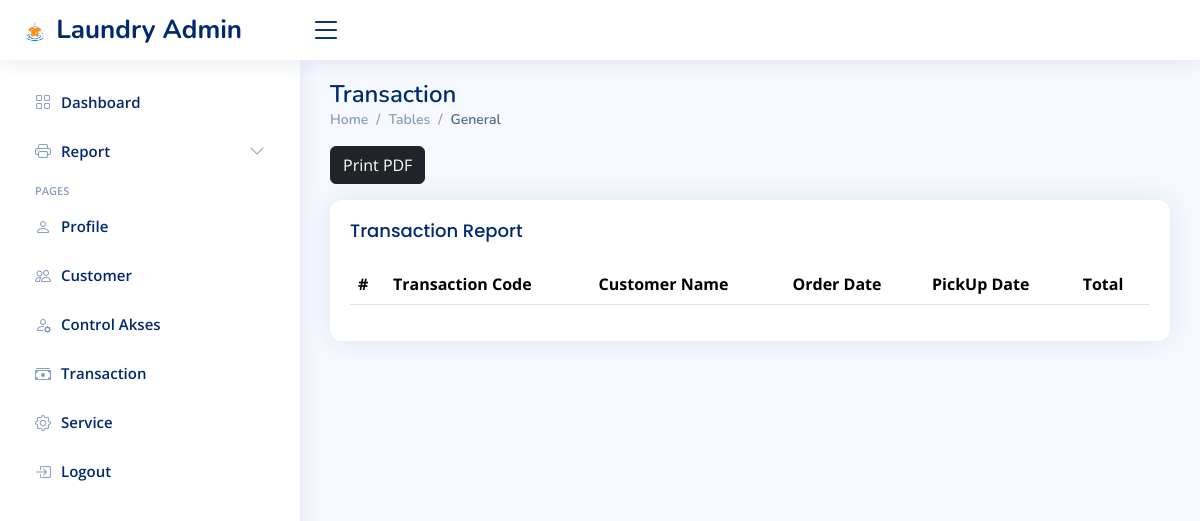
Before: /dashboard.php?page=transaction_report (signed in) with the older database file.
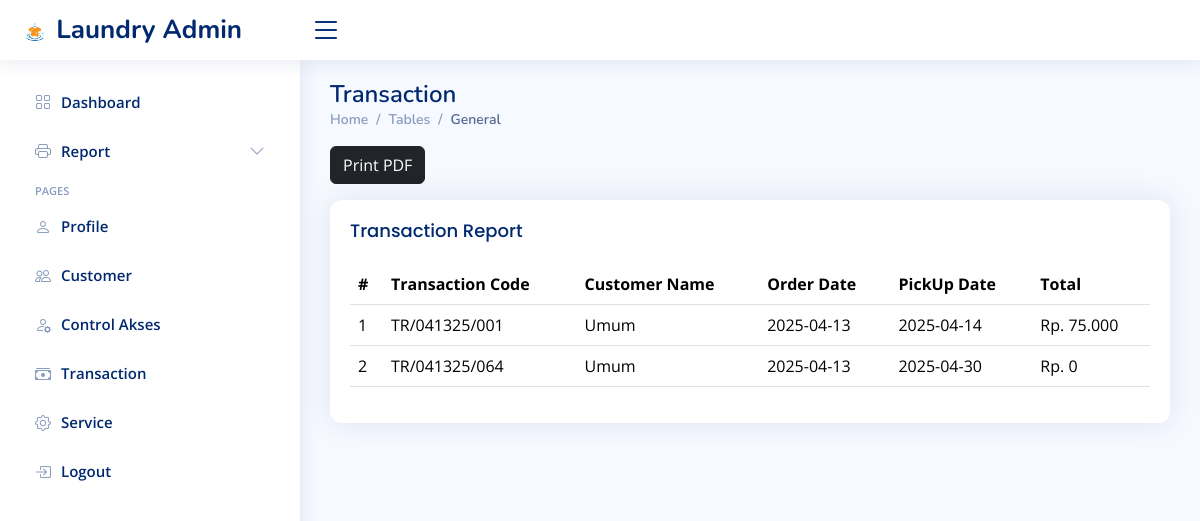
After: the same page with the newer database file.
### tables this page shows
CREATE TABLE `order` (
  `id` int(11) NOT NULL,
  `id_customer` int(11) NOT NULL,
  `trans_code` varchar(50) NOT NULL,
  `order_date` date NOT NULL,
  `order_end_date` date NOT NULL,
  `order_status` tinyint(1) NOT NULL,
  `created_at` timestamp NOT NULL DEFAULT current_timestamp() ON UPDATE current_timestamp(),
  `updated_at` timestamp NULL DEFAULT NULL,
  `deleted_at` datetime NOT NULL,
  `order_pay` int(11) NOT NULL,
  `order_change` int(11) NOT NULL,
  `total` int(11) NOT NULL
);

CREATE TABLE `customer` (
  `id` int(11) NOT NULL,
  `customer_name` varchar(50) NOT NULL,
  `phone` varchar(13) NOT NULL,
  `address` text NOT NULL,
  `created_at` timestamp NOT NULL DEFAULT current_timestamp() ON UPDATE current_timestamp(),
  `updated_at` timestamp NULL DEFAULT NULL,
  `deleted_at` datetime NOT NULL
);

### content/transaction_report.php (the view, shortened to what this page needs)
<div class="pagetitle">
    <h1>Transaction</h1>
    <nav>
        <ol class="breadcrumb">
            <li class="breadcrumb-item"><a href="index.html">Home</a></li>
            <li class="breadcrumb-item">Tables</li>
            <li class="breadcrumb-item active">General</li>
        </ol>
    </nav>
</div>
<a href="/Point-Of-Sale_Laundry/content/cetak_laporan.php" target="_blank" class="btn btn-dark mb-3">Print PDF</a>
<section class="section">
    <div class="row">
        <div class="col-lg-12">
            <div class="card">
                <div class="card-body">
                    <h5 class="card-title">Transaction Report</h5>
                    <table class="table table-hover">
                        <thead>
                            <tr>
                                <th scope="col">#</th>
                                <th scope="col">Transaction Code</th>
                                <th scope="col">Customer Name</th>
                                <th scope="col">Order Date</th>
                                <th scope="col">PickUp Date</th>
                                <th scope="col">Total</th>
                            </tr>
                        </thead>
                        <tbody>
                            <?php
                $query = mysqli_query($koneksi, "SELECT `order`.*, customer.customer_name FROM `order` LEFT JOIN customer ON `order`.id_customer = customer.id ORDER BY `order`.order_date DESC");
                $no = 1;
                while ($row = mysqli_fetch_assoc($query)) {
                ?>
                            <tr>
                                <td><?php echo $no++; ?></td>
                                <td><?php echo $row['trans_code']; ?></td>
                                <td><?php echo $row['customer_name']; ?></td>
                                <td><?php echo $row['order_date']; ?></td>
                                <td><?php echo $row['order_end_date']; ?></td>
                                <td>Rp. <?php echo number_format($row['total'], 0, ',', '.'); ?></td>
                            </tr>
                            <?php
                }
                ?>
                        </tbody>
                    </table>
                </div>
            </div>
        </div>
</section>

### template/header.php (shortened to what this page needs)
<!DOCTYPE html>
<html lang="en">
<head>
    <link href="assets/vendor/bootstrap/css/bootstrap.min.css" rel="stylesheet">
    <link href="assets/vendor/bootstrap-icons/bootstrap-icons.css" rel="stylesheet">
    <link href="assets/vendor/boxicons/css/boxicons.min.css" rel="stylesheet">
    <link href="assets/vendor/quill/quill.snow.css" rel="stylesheet">
    <link href="assets/vendor/quill/quill.bubble.css" rel="stylesheet">
    <link href="assets/vendor/remixicon/remixicon.css" rel="stylesheet">
    <link href="assets/vendor/simple-datatables/style.css" rel="stylesheet">
    <link href="assets/css/style.css" rel="stylesheet">
    <link href="assets/css/custom.css" rel="stylesheet">
</head>
<body>
    <header id="header" class="header fixed-top d-flex align-items-center">
        <div class="d-flex align-items-center justify-content-between">
            <a href="#" class="logo d-flex align-items-center">
                <img src="assets/img/images.png" alt="">
                <span class="d-none d-lg-block">Laundry Admin</span>
            </a>
            <i class="bi bi-list toggle-sidebar-btn"></i>
        </div>
    </header>

### template/sidebar.php (shortened to what this page needs)
<aside id="sidebar" class="sidebar">
    <ul class="sidebar-nav" id="sidebar-nav">
        <li class="nav-item">
            <a class="nav-link collapsed" href="?page=home">
                <i class="bi bi-grid"></i>
                <span>Dashboard</span>
            </a>
        </li>
        <li class="nav-item">
            <a class="nav-link collapsed" data-bs-target="#components-nav" data-bs-toggle="collapse" href="#">
                <i class="bi bi-printer"></i><span>Report</span><i class="bi bi-chevron-down ms-auto"></i>
            </a>
        </li>
        <li class="nav-heading">Pages</li>
        <li class="nav-item">
            <a class="nav-link collapsed" href="?page=profile">
                <i class="bi bi-person"></i>
                <span>Profile</span>
            </a>
        </li>
        <li class="nav-item">
            <a class="nav-link collapsed" href="?page=customer">
                <i class="bi bi-people"></i>
                <span>Customer</span>
            </a>
        </li>
        <li class="nav-item">
            <a class="nav-link collapsed" href="?page=akses">
                <i class="bi bi-person-gear"></i>
                <span>Control Akses</span>
            </a>
        </li>
        <li class="nav-item">
            <a class="nav-link collapsed" href="?page=trans-order">
                <i class="bi bi-cash-stack"></i> <span>Transaction</span>
            </a>
        </li>
        <li class="nav-item">
            <a class="nav-link collapsed" href="?page=services">
                <i class="bi bi-gear"></i> <span>Service</span>
            </a>
        </li>
        <li class="nav-item">
            <a class="nav-link collapsed" href="logout.php">
                <i class="bi bi-box-arrow-in-right"></i>
                <span>Logout</span>
            </a>
        </li>
    </ul>
</aside>

### dashboard.php (shortened to what this page needs)
<?php require_once "template/header.php"; ?>
<?php require_once "template/sidebar.php"; ?>
<main id="main" class="main">
    <?php
    if (isset($_GET['page'])) {
        if (file_exists('content/' . $_GET['page'] . ".php")) {
            include 'content/' . $_GET['page'] . ".php";
        } else {
            include "content/home.php";
        }
    } else {
        include "content/home.php";
    }
    ?>
</main>
<?php require_once "template/footer.php"; ?>

### template/footer.php (shortened to what this page needs)
</body>
</html>

### assets/css/style.css (style rules this page uses)
:root { scroll-behavior: smooth; }
body { font-family: "Open Sans", sans-serif; background: #f6f9ff; color: #444444; }
a { color: #4154f1; text-decoration: none; }
h1, h2, h3, h4, h5, h6 { font-family: "Nunito", sans-serif; }
#main { margin-top: 60px; padding: 20px 30px; transition: all 0.3s; }
.pagetitle { margin-bottom: 10px; }
.pagetitle h1 { font-size: 24px; margin-bottom: 0; font-weight: 600; color: #012970; }
.card { margin-bottom: 30px; border: none; border-radius: 5px; box-shadow: 0px 0 30px rgba(1, 41, 112, 0.1); }
.card-title { padding: 20px 0 15px 0; font-size: 18px; font-weight: 500; color: #012970; font-family: "Poppins", sans-serif; }
.card-body { padding: 0 20px 20px 20px; }
.breadcrumb { font-size: 14px; font-family: "Nunito", sans-serif; color: #899bbd; font-weight: 600; }
.breadcrumb a { color: #899bbd; transition: 0.3s; }
.breadcrumb .breadcrumb-item::before { color: #899bbd; }
.breadcrumb .active { color: #51678f; font-weight: 600; }
.logo { line-height: 1; }
@media (min-width: 1200px) { .logo { width: 280px; } }
.logo img { max-height: 26px; margin-right: 6px; }
.logo span { font-size: 26px; font-weight: 700; color: #012970; font-family: "Nunito", sans-serif; }
.header { transition: all 0.5s; z-index: 997; height: 60px; box-shadow: 0px 2px 20px rgba(1, 41, 112, 0.1); background-color: #fff; padding-left: 20px; }
.header .toggle-sidebar-btn { font-size: 32px; padding-left: 10px; cursor: pointer; color: #012970; }
.sidebar { position: fixed; top: 60px; left: 0; bottom: 0; width: 300px; z-index: 996; transition: all 0.3s; padding: 20px; overflow-y: auto; scrollbar-width: thin; scrollbar-color: #aab7cf transparent; box-shadow: 0px 0px 20px rgba(1, 41, 112, 0.1); background-color: #fff; }
@media (min-width: 1200px) { #main, #footer { margin-left: 300px; } }
.sidebar-nav { padding: 0; margin: 0; list-style: none; }
.sidebar-nav li { padding: 0; margin: 0; list-style: none; }
.sidebar-nav .nav-item { margin-bottom: 5px; }
.sidebar-nav .nav-heading { font-size: 11px; text-transform: uppercase; color: #899bbd; font-weight: 600; margin: 10px 0 5px 15px; }
.sidebar-nav .nav-link { display: flex; align-items: center; font-size: 15px; font-weight: 600; color: #4154f1; transition: 0.3; background: #f6f9ff; padding: 10px 15px; border-radius: 4px; }
.sidebar-nav .nav-link i { font-size: 16px; margin-right: 10px; color: #4154f1; }
.sidebar-nav .nav-link.collapsed { color: #012970; background: #fff; }
.sidebar-nav .nav-link.collapsed i { color: #899bbd; }
.sidebar-nav .nav-link .bi-chevron-down { margin-right: 0; transition: transform 0.2s ease-in-out; }

### assets/css/custom.css (style rules this page uses)
.card { border-radius: 0.75rem; }

Changed rows visible on the page:
added order: trans_code "TR/041325/001", id_customer.customer_name "Umum", order_date "2025-04-13", order_end_date "2025-04-14", total "75.000"
added order: trans_code "TR/041325/064", id_customer.customer_name "Umum", order_date "2025-04-13", order_end_date "2025-04-30", total "0"
